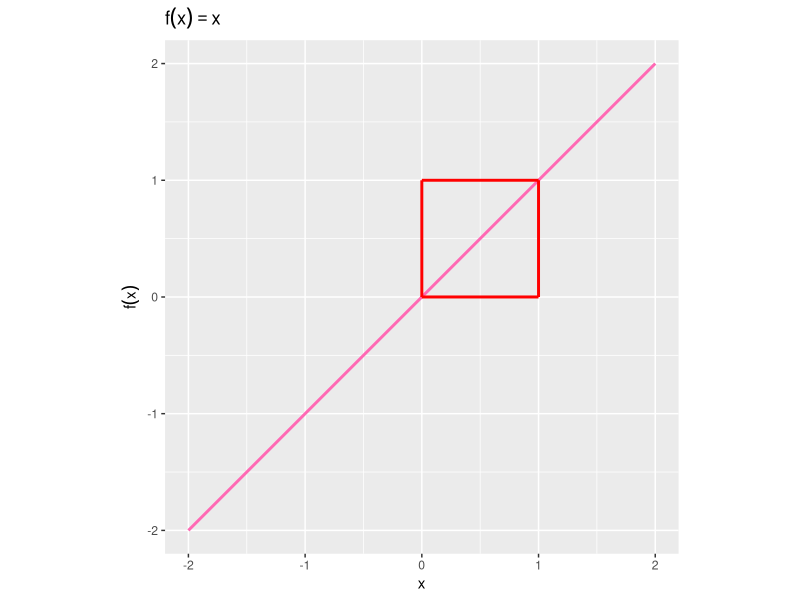

Write R code to recreate this figure. (Note: this script raises an error after producing the figure.)

# イージング --------------------------------------------------------------

# 利用パッケージ
library(gganimate)
library(ggplot2)

# チェック用
library(magrittr)
library(ggplot2)


# 元の関数の作図 -----------------------------------------------------------------

# x軸の値を作成
x_vec <- seq(from = -2, to = 2, by = 0.01)

# 元の関数のデータフレームを作成
tmp_df <- tibble::tibble(
  x = x_vec, 
  y = x
)

# イージング関数として利用する領域用のデータフレームを作成
area_df <- tibble::tibble(
  x_from = c(0, 0, 1, 1), 
  y_from = c(0, 1, 1, 0), 
  x_to = c(0, 1, 1, 0), 
  y_to = c(1, 1, 0, 0)
)

# 元の関数を作図
ggplot() + 
  geom_line(data = tmp_df, mapping = aes(x = x, y = y), 
            color = "hotpink", size = 1) + # 元の関数
  geom_segment(data = area_df, mapping = aes(x = x_from, xend = x_to, y = y_from, yend = y_to), 
               color = "red", size = 1) + # 対象の領域
  coord_fixed(ratio = 1) + # アスペクト比
  labs(title = expression(f(x) == x), 
       y = expression(f(x))) # ラベル


# イージング関数の設定 --------------------------------------------------------------------

### ・時間ベクトルの設定 -----

# 時間変化の値を作成:(0 <= t <= 1)
t_vec <- seq(from = 0, to = 1, by = 0.01)
t_vec <- seq(from = 0, to = 1, length.out = 11)


### ・linear -----

# Linear
linear_df <- tibble::tibble(
  t = t_vec, 
  y = t, 
  easing_fnc = "linear"
)


### ・quadratic -----

# Quadratic-in
quad_in_df <- tibble::tibble(
  t = t_vec, 
  y = t^2, 
  easing_fnc = "quad-in"
)

# Quadratic-out
quad_out_df <- tibble::tibble(
  t = t_vec, 
  y = t * (2 - t), 
  easing_fnc = "quad-out"
)

# Quadratic-inout
quad_inout_df <- tibble::tibble(
  t = t_vec, 
  y = dplyr::if_else(
    condition = t < 0.5, 
    true = 2 * t^2, 
    false = 1 - (2 - 2 * t)^2 * 0.5
  ), 
  easing_fnc = "quad-in-out"
)


### ・cubic -----

# Cubic-in
cubic_in_df <- tibble::tibble(
  t = t_vec, 
  y = t^3, 
  easing_fnc = "cubic-in"
)

# Cubic-out
cubic_out_df <- tibble::tibble(
  t = t_vec, 
  y = 1 - (1 - t)^3, 
  easing_fnc = "cubic-out"
)

# Cubic-inout
cubic_inout_df <- tibble::tibble(
  t = t_vec, 
  y = dplyr::if_else(
    condition = t < 0.5, 
    true = 4 * t^3, 
    false = 1 - (2 - 2 * t)^3 * 0.5
  ), 
  easing_fnc = "cubic-in-out"
)


### ・quartic -----

# Quartic-in
quart_in_df <- tibble::tibble(
  t = t_vec, 
  y = t^4, 
  easing_fnc = "quart-in"
)

# Quartic-out
quart_out_df <- tibble::tibble(
  t = t_vec, 
  y = 1 - (1 - t)^4, 
  easing_fnc = "quart-out"
)

# Quartic-inout
quart_inout_df <- tibble::tibble(
  t = t_vec, 
  y = dplyr::if_else(
    condition = t < 0.5, 
    true = 8 * t^4, 
    false = 1 - (2 - 2 * t)^4 * 0.5
  ), 
  easing_fnc = "quart-in-out"
)


### ・quintic -----

# Quintic-in
quint_in_df <- tibble::tibble(
  t = t_vec, 
  y = t^5, 
  easing_fnc = "quint-in"
)

# Quintic-out
quint_out_df <- tibble::tibble(
  t = t_vec, 
  y = 1 - (1 - t)^5, 
  easing_fnc = "quint-out"
)

# Quintic-inout
quint_inout_df <- tibble::tibble(
  t = t_vec, 
  y = dplyr::if_else(
    condition = t < 0.5, 
    true = 16 * t^5, 
    false = 1 - (2 - 2 * t)^5 * 0.5
  ), 
  easing_fnc = "quint-in-out"
)


### ・exponential -----

# Exponential-in
expo_in_df <- tibble::tibble(
  t = t_vec, 
  y = dplyr::if_else(
    condition = t == 0, 
    true = 0, 
    false = 2^(10 * t - 10)
  ), 
  easing_fnc = "expo-in"
)

# Exponential-out
expo_out_df <- tibble::tibble(
  t = t_vec, 
  y = dplyr::if_else(
    condition = t == 1, 
    true = 1, 
    false = 1 - 2^(-10 * t)
  ), 
  easing_fnc = "expo-out"
)

# Exponential-inout
expo_inout_df <- tibble::tibble(
  t = t_vec, 
  y = dplyr::case_when(
    t == 0 ~ 0, 
    t == 1 ~ 1, 
    t < 0.5 ~ 2^(20 * t - 11), 
    t >= 0.5 ~ 1 - 2^(9 - 20 * t)
  ), 
  easing_fnc = "expo-in-out"
)


### ・circular -----

# Circular-in
circ_in_df <- tibble::tibble(
  t = t_vec, 
  y = 1 - sqrt(1 - t^2), 
  easing_fnc = "circ-in"
)

# Circular-out
circ_out_df <- tibble::tibble(
  t = t_vec, 
  y = sqrt(t * (2 - t)), 
  easing_fnc = "circ-out"
)

# Circular-inout
circ_inout_df <- tibble::tibble(
  t = t_vec, 
  y = dplyr::if_else(
    condition = t < 0.5, 
    true = (1 - sqrt(1 - 4 * t^2)) * 0.5, 
    false = (sqrt(1 - (2 - 2 * t)^2) + 1) * 0.5
  ), 
  easing_fnc = "circ-in-out"
)


### ・elastic -----

# elastic-out
elastic_out_df <- tibble::tibble(
  t = t_vec, 
  y = dplyr::case_when(
    t == 0 ~ 0, 
    t == 1 ~ 1, 
    TRUE ~ 2^(-10*t) * sin((t * 10 - 0.75) * 2 * pi / 3) + 1
  ), 
  easing_fnc = "elastic-out"
)


### ・イージング関数の可視化 -----

# イージング関数を指定
point_df <- quad_inout_df

# イージング曲線用のデータフレームを作成
line_df <- point_df %>% 
  dplyr::rename(x = t) # フレーム用の列をx軸用の列に変更

# イージング関数を作図
anim <- ggplot(point_df, aes(x = t, y = y)) + 
  geom_line(data = line_df, mapping = aes(x = x, y = y), 
            color = "hotpink", size = 1) + # イージング曲線
  geom_vline(mapping = aes(xintercept = t), 
             color = "orange", size = 1, linetype = "dashed") + # 経過時間の線
  geom_hline(mapping = aes(yintercept = y), 
             color = "red", size = 1, linetype = "dashed") + # 変化量の線
  geom_point(mapping = aes(y = 0), color = "orange", size = 5) + # 経過時間の点
  geom_point(mapping = aes(x = 1), color = "red", size = 5) + # 変化量の点
  geom_point(color = "hotpink", size = 5) + # イージング曲線上の点
  gganimate::transition_reveal(along = t) + # フレーム
  coord_fixed(ratio = 1) + # アスペクト比
  labs(title = "Easing Function", 
       subtitle = "t = {round(frame_along, 2)}", 
       color = "easing function", 
       x = "time", y = expression(f(t)))

# gif画像を作成
gganimate::animate(plot = anim, nframes = 50, fps = 20)


# 比較対象の設定 -----------------------------------------------------------------

# Quadratic関数を結合
easing_df <- rbind(
  linear_df, 
  quad_in_df, 
  quad_out_df, 
  quad_inout_df
) %>% 
  dplyr::mutate(
    easing_fnc = factor(easing_fnc, level = c("linear", "quad-in", "quad-out", "quad-in-out"))
  ) # 因子型に変換

# Cubic関数を結合
easing_df <- rbind(
  linear_df, 
  cubic_in_df, 
  cubic_out_df, 
  cubic_inout_df
) %>% 
  dplyr::mutate(
    easing_fnc = factor(easing_fnc, level = c("linear", "cubic-in", "cubic-out", "cubic-in-out"))
  ) # 因子型に変換

# Quartic関数を結合
easing_df <- rbind(
  linear_df, 
  quart_in_df, 
  quart_out_df, 
  quart_inout_df
) %>% 
  dplyr::mutate(
    easing_fnc = factor(easing_fnc, level = c("linear", "quart-in", "quart-out", "quart-in-out"))
  ) # 因子型に変換

# Quintic関数を結合
easing_df <- rbind(
  linear_df, 
  quint_in_df, 
  quint_out_df, 
  quint_inout_df
) %>% 
  dplyr::mutate(
    easing_fnc = factor(easing_fnc, level = c("linear", "quint-in", "quint-out", "quint-in-out"))
  ) # 因子型に変換

# Qircular関数を結合
easing_df <- rbind(
  linear_df, 
  circ_in_df, 
  circ_out_df, 
  circ_inout_df
) %>% 
  dplyr::mutate(
    easing_fnc = factor(easing_fnc, level = c("linear", "circ-in", "circ-out", "circ-in-out"))
  ) # 因子型に変換

# Inタイプの関数を結合
easing_df <- rbind(
  linear_df, 
  quad_in_df, 
  cubic_in_df, 
  quart_in_df, 
  quint_in_df
) %>% 
  dplyr::mutate(
    easing_fnc = factor(easing_fnc, level = c("linear", "quad-in", "cubic-in", "quart-in", "quint-in"))
  ) # 因子型に変換

# InOutタイプの関数を結合
easing_df <- rbind(
  linear_df, 
  quad_inout_df, 
  cubic_inout_df, 
  quart_inout_df, 
  quint_inout_df, 
  expo_inout_df
) %>% 
  dplyr::mutate(
    easing_fnc = factor(easing_fnc, level = c("linear", "quad-in-out", "cubic-in-out", "quart-in-out", "quint-in-out", "expo-in-out"))
  ) # 因子型に変換

unique(easing_df[["easing_fnc"]])


# バーの伸縮による可視化と比較 ----------------------------------------------------------------

### ・作図用のデータフレームの作成 -----

# イージング曲線用のデータフレームを作成
line_df <- easing_df %>% 
  dplyr::rename(x = t) # フレーム用の列をx軸用の列に変更

# イージング関数の数を取得
fnc_size <- length(unique(easing_df[["easing_fnc"]]))

# イージングバー用のデータフレームを作成
bar_df <- easing_df %>% 
  dplyr::mutate(x = (rep(1:fnc_size, each = length(t_vec)) * 2 - 1) / (fnc_size * 2)) # x軸の値を等間隔に設定


### ・イージング処理の可視化 -----

# イージング関数を作図
anim <- ggplot(easing_df, aes(x = t, y = y, color = easing_fnc)) + 
  geom_vline(mapping = aes(xintercept = t), 
             color = "pink", size = 1, linetype = "dashed") + # 経過時間の線
  geom_hline(mapping = aes(yintercept = y, color = easing_fnc), linetype = "dashed") + 
  geom_line(data = line_df, mapping = aes(x = x, y = y, color = easing_fnc), size = 1) + # イージング曲線
  geom_point(mapping = aes(x = 1), size = 5) + 
  geom_point(mapping = aes(y = 0), color = "pink", size = 5) + 
  geom_point(size = 5) + # イージング曲線上の点
  gganimate::transition_reveal(along = t) + # フレーム
  #scale_color_manual(values = c("red", "limegreen", "orange", "mediumblue")) + # 点と線の色:(不必要)
  coord_fixed(ratio = 1) + # アスペクト比
  labs(title = "Easing Functions", 
       subtitle = "t = {round(frame_along, 2)}", 
       color = "easing function", 
       x = "time", y = expression(f(t))) # ラベル

# gif画像を作成
gganimate::animate(plot = anim, nframes = 60, fps = 20, width = 600, height = 600)


# イージング処理を作図
anim <- ggplot() + 
  geom_tile(data = bar_df, mapping = aes(x = x, y = y/2, height = y, fill = easing_fnc), 
           alpha = 0.7, width = 0.9/fnc_size) + # イージングバー
  geom_text(data = bar_df, mapping = aes(x = x, y = 0, label = easing_fnc, color = easing_fnc), 
            vjust = 1) + # 関数名
  geom_hline(data = easing_df, mapping = aes(yintercept = y, color = easing_fnc), 
             linetype = "dashed") + # 変化量の線
  geom_line(data = line_df, mapping = aes(x = x, y = y, color = easing_fnc)) + # イージング曲線
  geom_point(data = easing_df, mapping = aes(x = t, y = y, color = easing_fnc), 
             alpha = 0.5, size = 5) + # イージング曲線上の点
  gganimate::transition_reveal(along = t) + # フレーム
  #scale_color_manual(values = c("red", "limegreen", "orange", "mediumblue")) + # 点と線の色:(不必要)
  #scale_fill_manual(values = c("red", "limegreen", "orange", "mediumblue")) + # バーの色:(不必要)
  coord_fixed(ratio = 1) + # アスペクト比
  labs(title = "Easing Functions", 
       subtitle = "t = {round(frame_along, 2)}", 
       fill = "easing function", color = "easing function", 
       x = "time", y = expression(f(x))) # ラベル

# gif画像を作成
gganimate::animate(plot = anim, nframes = 50, fps = 50, width = 600, height = 600)


# 動画を作成
m <- gganimate::animate(plot = anim, nframes = 60, fps = 20, width = 600, height = 600, renderer = gganimate::av_renderer())

# 動画を保存
gganimate::anim_save(filename = "output/Easing/Cubic.mp4", animation = m)


# 点の移動による可視化と比較 ---------------------------------------------------------

### ・作図用のデータフレームの作成 -----

# イージング関数の数を取得
fnc_size <- length(unique(easing_df[["easing_fnc"]]))

# 移動点用のデータフレームを作成
point_df <- easing_df %>% 
  dplyr::mutate(
    x = rep(1:fnc_size, each = length(t_vec)), 
    frame = t
  ) %>% # プロット位置とフレーム列を追加
  dplyr::select(t, x, y, easing_fnc, frame) # 列を並べ替え

# 点の軌跡用のデータフレームを作成
trace_point_df <- easing_df %>% 
  tibble::add_column(
    x = rep(1:fnc_size, each = length(t_vec)), 
    n = rep((length(t_vec)-1):0, times = fnc_size)
  ) %>% # 複製する数を追加
  tidyr::uncount(n) %>% # 過去フレーム用に複製
  dplyr::group_by(t, easing_fnc) %>% # 時間と関数でグループ化
  dplyr::mutate(
    idx = length(t_vec) + 1 - dplyr::row_number(), 
    frame = t_vec[idx]
  ) %>% # フレーム列を追加
  dplyr::ungroup() %>% # グループ化を解除
  dplyr::arrange(frame, x) %>% # 昇順に並び替え
  dplyr::select(t, x, y, easing_fnc, frame) # 利用する列を選択


### ・イージング処理の可視化 -----

# イージングされた点移動を作図
anim <- ggplot(point_df, aes(x = x, y = y, color = easing_fnc)) + 
  geom_hline(mapping = aes(yintercept = t), 
             color = "pink", size = 1, linetype = "dashed") + # 経過時間の線
  geom_point(size = 5, show.legend = FALSE) + # イージング移動点
  geom_point(data = trace_point_df, mapping = aes(x = x, y = y, color = easing_fnc), 
             size = 5, alpha = 0.2, show.legend = FALSE) + # 点の軌跡
  gganimate::transition_manual(frame = frame) + # フレーム
  scale_x_reverse(breaks = unique(point_df[["x"]]), labels = unique(point_df[["easing_fnc"]]), minor_breaks = FALSE) + # x軸目盛の反転
  #scale_color_manual(values = c("red", "limegreen", "orange", "mediumblue")) + # 点と線の色:(不必要)
  #scale_fill_manual(values = c("red", "limegreen", "orange", "mediumblue")) + # 点と線の色:(不必要)
  coord_flip() + # 軸の入れ替え
  labs(title = "Cubic Easing Function", 
       subtitle = "t = {current_frame}", 
       x = "Easing Function", y = expression(f(t)))

# gif画像を作成
gganimate::animate(plot = anim, nframes = length(t_vec)+10, fps = 10, end_pause = 10)


# 動画を作成
m <- gganimate::animate(plot = anim, nframes = length(t_vec)+20, fps = 10, 
                        start_pause = 10, end_pause = 10, 
                        width = 600, height = 600, renderer = gganimate::av_renderer())

# 動画を保存
gganimate::anim_save(filename = "output/Easing/_point.mp4", animation = m)


# サイズの変化による可視化と比較 ---------------------------------------------------------------------

# イージング関数の数を取得
fnc_size <- length(unique(easing_df[["easing_fnc"]]))

# 散布図用のデータフレームを作成
point_df <- easing_df %>% 
  dplyr::mutate(
    x = rep(1:fnc_size, each = length(t_vec))
  ) %>% 
  dplyr::select(t, x, y, easing_fnc) # 列を並び替え

# イージングされた拡大する点を作図
anim <- ggplot() + 
  geom_point(data = point_df, mapping = aes(x = x, y = 0, size = y, color = easing_fnc)) + # 散布図
  gganimate::transition_reveal(along = t) + # フレーム
  scale_size_continuous(range = c(0, 20)) + # 点のサイズ
  scale_x_continuous(breaks = unique(easing_df2[["x"]]), labels = unique(easing_df2[["easing_fnc"]]), 
                     minor_breaks = FALSE, limits = c(0, fnc_size+1)) + # x軸目盛
  scale_color_manual(values = c("red", "limegreen", "orange", "mediumblue")) + # 点と線の色:(不必要)
  labs(title = "Easing Functions", 
       subtitle = "t = {frame_along}", 
       color = "easing function", 
       size = expression(f(t))) # ラベル

# gif画像を作成
gganimate::animate(plot = anim, nframes = length(t_vec), fps = 10)
